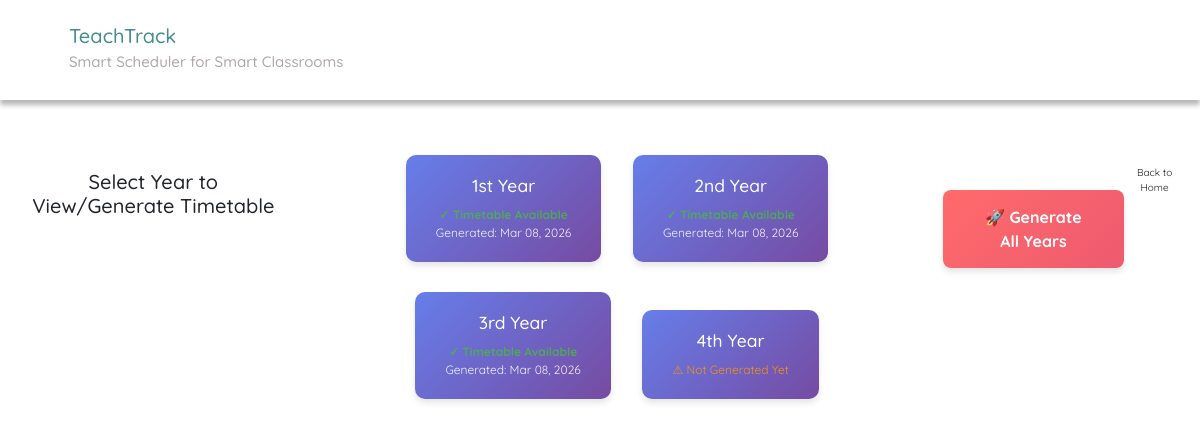
Page /timetableGeneration/ on the earlier database version.
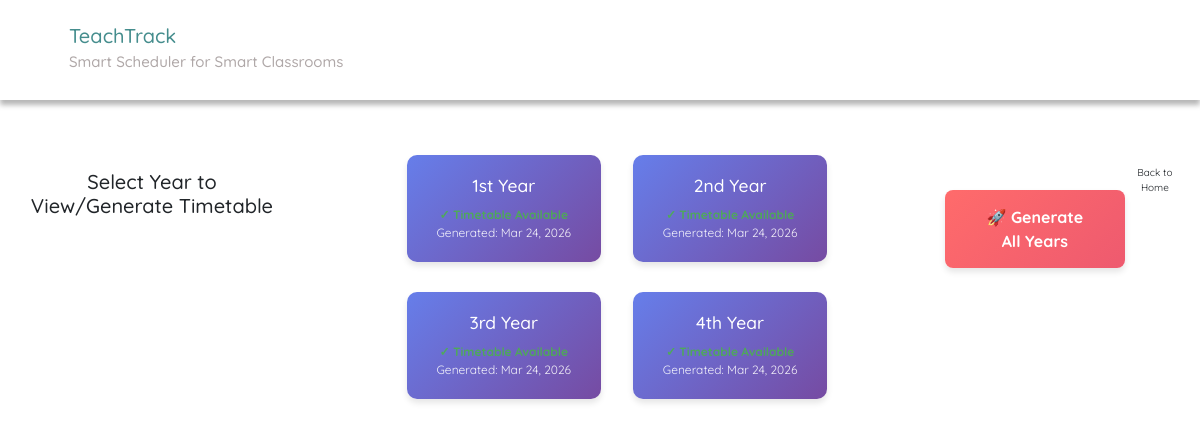
Same page on the later database version.
### SchedulerApp/models.py (models this page shows, shortened)
class Year(models.Model):
    year_name = models.CharField(max_length=20)  # e.g. "2nd Year"
    courses = models.ManyToManyField(Course)
    lunch_period = models.IntegerField(
        default=5,
        validators=[MinValueValidator(1), MaxValueValidator(8)],
        help_text="Which time slot is lunch break (1-8). 1st year=4 (11:25-12:15), Others=5 (12:15-1:05)"
    )

class GeneratedTimetable(models.Model):
    year = models.OneToOneField(Year, on_delete=models.CASCADE, related_name='generated_timetable')
    generated_at = models.DateTimeField(auto_now=True)
    fitness_score = models.FloatField(default=0.0)
    generation_count = models.IntegerField(default=0)

### SchedulerApp/views.py (the view, shortened to what this page needs)
# urls.py: path('timetableGeneration/', timetable, name='timetable'),
def timetable(request):
    global data
    year_id = request.GET.get('year')
    regenerate = request.GET.get('regenerate', 'false') == 'true'
    logger.info("="*80)
    logger.info("TIMETABLE GENERATION - 4-PHASE ALGORITHM (LAB > ELECTIVE > CONTINUOUS THEORY (TP) > REGULAR THEORY)")
    logger.info("="*80)
    if not year_id:
        years = Year.objects.all()
        return render(request, 'timetableSelect.html', {'years': years})

### SchedulerApp/templatetags/index.py (called while the page is built)
@register.tag
def active(parser, token):
    args = token.split_contents()
    template_tag = args[0]
    if len(args) < 2:
        raise template.TemplateSyntaxError(
            f'{template_tag} tag requires at least one argument'
        )
    return NavSelectedNode(args[1:])

### templates/timetableSelect.html (shortened to what this page needs)
{% extends 'base.html' %}
{% block content %}
<h2 style="text-align: center; margin: 30px 0;">Select Year to View/Generate Timetable</h2>
<div style="text-align: center;">
{% for year in years %}
    <a href="{% url 'timetable' %}?year={{ year.id }}" class="year-card">
        <h3>{{ year.year_name }}</h3>
        {% if year.generated_timetable %}
            <div class="status status-exists">✓ Timetable Available</div>
            <div class="status">Generated: {{ year.generated_timetable.generated_at|date:"M d, Y" }}</div>
        {% else %}
            <div class="status status-not-exists">⚠ Not Generated Yet</div>
        {% endif %}
    </a>
{% endfor %}
</div>
<div style="text-align: center; margin-top: 30px;">
    <button onclick="confirmGenerateAll()" class="generate-all-btn" id="generateAllBtn">
        🚀 Generate All Years
    </button>
</div>
<div style="text-align: center; margin-top: 20px;">
    <a href="{% url 'home' %}" class="btn">Back to Home</a>
</div>
{% endblock %}

Differences in the rows shown:
changed Year "1st Year": generated_timetable.generated_at "Mar 08, 2026" → "Mar 24, 2026"
computed for Year "2nd Year": generated_timetable.generated_at "Mar 08, 2026" → "Mar 24, 2026"
computed for Year "3rd Year": generated_timetable.generated_at "Mar 08, 2026" → "Mar 24, 2026"
shown differently, row unchanged: Year "4th Year": generated_timetable.generated_at (not shown) → "Mar 24, 2026"; text "⚠ Not Generated Yet" → "✓ Timetable Available Generated:"
